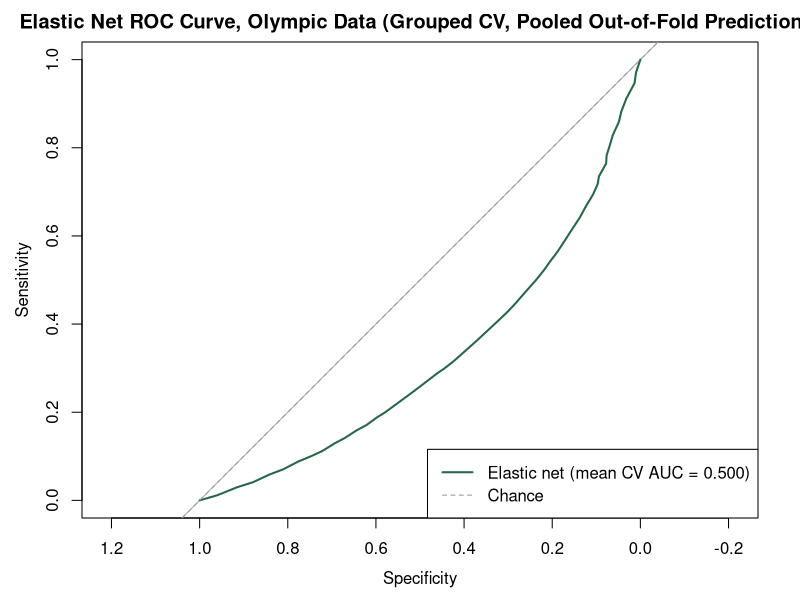

Source code (R):
# Author: MG
# Sprint 6: penalized logistic regression (elastic net via glmnet), Olympic
# and World Cup. Final predictor set: log_capacity_imp, gdp_pct_rank_imp,
# city_pop_pct_rank_imp, new_build, region. Tunes alpha (ridge/LASSO
# balance) and lambda (penalty strength).

# CV folds are grouped by Olympics edition (games_year + host_city) so no
# edition splits across train and validation within a fold, since venues
# from the same edition share identical GDP and city population. Fold
# assignment also balances failure counts across folds.

library(tidyverse)
library(caret)
library(glmnet)
library(pROC)

set.seed(123)

predictors <- c("log_capacity_imp", "gdp_pct_rank_imp", "city_pop_pct_rank_imp",
                "new_build", "region")

# Builds train-set row indices for a grouped, repeated k-fold CV. Every row
# from the same edition_id stays in one fold. Editions go to whichever fold
# currently has the fewest failures, so failures spread as evenly across
# folds as the grouping allows.
make_grouped_folds <- function(edition_id, y, k = 5, repeats = 10, seed = 123) {
  set.seed(seed)
  index <- list()
  for (r in seq_len(repeats)) {
    editions <- unique(edition_id)
    edition_order <- sample(editions)
    fold_fail_count <- rep(0, k)
    fold_row_count <- rep(0, k)
    fold_of <- setNames(rep(NA_integer_, length(editions)), editions)
    
    for (ed in edition_order) {
      rows <- which(edition_id == ed)
      n_fail <- sum(y[rows] == "yes")
      pick <- order(fold_fail_count, fold_row_count)[1]
      fold_of[ed] <- pick
      fold_fail_count[pick] <- fold_fail_count[pick] + n_fail
      fold_row_count[pick] <- fold_row_count[pick] + length(rows)
    }
    
    row_fold <- fold_of[edition_id]
    for (f in seq_len(k)) {
      index[[paste0("Fold", f, ".Rep", r)]] <- which(row_fold != f)
    }
  }
  index
}

# ---- Olympic: CV-scored ----
ol <- read_csv("data/processed/olympic_model_split.csv", show_col_types = FALSE) |>
  mutate(white_elephant = factor(if_else(white_elephant, "yes", "no"),
                                 levels = c("no", "yes")),
         new_build = factor(new_build),
         region = factor(region),
         edition_id = paste(games_year, host_city))

ol_train <- ol |> filter(set == "train") |>
  select(white_elephant, all_of(predictors), edition_id) |> drop_na()

cat("Olympic training rows used:", nrow(ol_train),
    "| failures:", sum(ol_train$white_elephant == "yes"),
    "| unique editions:", n_distinct(ol_train$edition_id), "\n")

grouped_index <- make_grouped_folds(ol_train$edition_id, ol_train$white_elephant,
                                    k = 5, repeats = 10, seed = 123)

cat("Failures per fold, repeat 1 (checking the balance):\n")
fold_check <- sapply(1:5, function(f) {
  held_out <- setdiff(seq_len(nrow(ol_train)), grouped_index[[paste0("Fold", f, ".Rep1")]])
  sum(ol_train$white_elephant[held_out] == "yes")
})
print(fold_check)

# method = "cv" since the index list below already encodes all 5 folds x 10
# repeats; caret uses the supplied index directly instead of generating folds.
ctrl <- trainControl(method = "cv", classProbs = TRUE,
                     summaryFunction = twoClassSummary, savePredictions = "final",
                     index = grouped_index)

tune_grid <- expand.grid(alpha = seq(0, 1, by = 0.1),
                         lambda = 10^seq(-4, 1, length.out = 30))

fit_glmnet <- train(white_elephant ~ . - edition_id, data = ol_train, method = "glmnet",
                    trControl = ctrl, tuneGrid = tune_grid, metric = "ROC")

cat("\n== Olympic: Elastic net (glmnet), grouped CV, 5-fold x 10 repeats ==\n")
cat("Best alpha:", fit_glmnet$bestTune$alpha,
    "| best lambda:", round(fit_glmnet$bestTune$lambda, 5), "\n")
print(fit_glmnet$results |>
        filter(alpha == fit_glmnet$bestTune$alpha,
               lambda == fit_glmnet$bestTune$lambda))

cat("\nElastic net ROC across the 50 folds: min", round(min(fit_glmnet$resample$ROC), 3),
    "max", round(max(fit_glmnet$resample$ROC), 3),
    "mean", round(mean(fit_glmnet$resample$ROC), 3), "\n")

best_cut <- function(pred_df) {
  roc_obj <- roc(pred_df$obs, pred_df$yes, levels = c("no", "yes"),
                 direction = "<", quiet = TRUE)
  coords(roc_obj, "best", best.method = "youden",
         ret = c("threshold", "sensitivity", "specificity"))
}

glmnet_cut <- best_cut(fit_glmnet$pred)
cat("\nElastic net, Youden-optimal cutoff:", round(glmnet_cut$threshold, 3), "\n")
fit_glmnet$pred$pred_yj <- factor(if_else(fit_glmnet$pred$yes >= glmnet_cut$threshold, "yes", "no"),
                                  levels = c("no", "yes"))
print(confusionMatrix(fit_glmnet$pred$pred_yj, fit_glmnet$pred$obs, positive = "yes"))

cat("\nCoefficients at the best alpha/lambda:\n")
print(coef(fit_glmnet$finalModel, s = fit_glmnet$bestTune$lambda))

cat("\n== AUC comparison ==\n")
cat("Logistic regression (S5 baseline, ungrouped CV): 0.586\n")
cat("LDA (S5 baseline, ungrouped CV):                 0.597\n")
cat("Elastic net (grouped CV, this script):           ", round(mean(fit_glmnet$resample$ROC), 3), "\n")

roc_glmnet <- roc(fit_glmnet$pred$obs, fit_glmnet$pred$yes,
                  levels = c("no", "yes"), direction = "<", quiet = TRUE)

png("penalized_logistic_roc_curve.png", width = 1600, height = 1400, res = 200)
plot(roc_glmnet, col = "#276749", lwd = 2,
     main = "Elastic Net ROC Curve, Olympic Data (Grouped CV, Pooled Out-of-Fold Predictions)")
abline(a = 1, b = -1, lty = 2, col = "gray60")
legend("bottomright",
       legend = c(sprintf("Elastic net (mean CV AUC = %.3f)", mean(fit_glmnet$resample$ROC)),
                  "Chance"),
       col = c("#276749", "gray60"), lwd = c(2, 1), lty = c(1, 2))
dev.off()
cat("\nSaved penalized_logistic_roc_curve.png to the repo root.\n")

# ---- World Cup: descriptive only, not CV-scored ----
wc <- read_csv("data/processed/worldcup_model_split.csv", show_col_types = FALSE) |>
  mutate(white_elephant = factor(if_else(white_elephant, "yes", "no"), levels = c("no", "yes")),
         new_build = factor(new_build),
         region = factor(region))

wc_all <- wc |> select(white_elephant, all_of(predictors)) |> drop_na()
cat("\nWorld Cup rows used:", nrow(wc_all),
    "| failures:", sum(wc_all$white_elephant == "yes"), "\n")

wc_logit <- glm(white_elephant ~ ., data = wc_all, family = "binomial")
cat("== World Cup: logistic regression with the final predictor set (descriptive only) ==\n")
print(summary(wc_logit))
